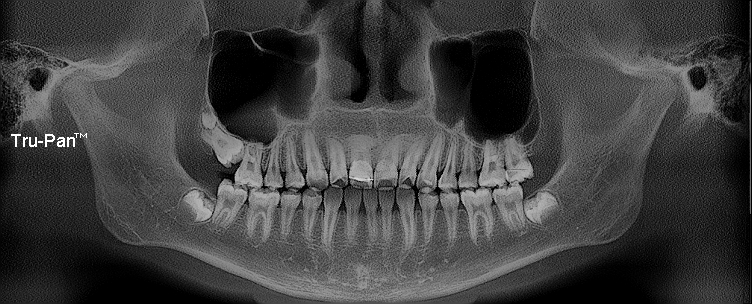
#> input picture CCA_Test/images/1024.jpg, 752 x 304 px
$ python GrayTo3.py
#> lines starting #> are read from the running program, lines starting #| are printed output that depends on the picture
# -*- coding: utf-8 -*-
import cv2
import numpy as np
import matplotlib.pyplot as plt
#读取原始图像
img = cv2.imread('images/1024.jpg')
#> img is the input picture: shape (304, 752, 3); min 0, max 255, mean 63.9
#图像灰度转换
grayImage = cv2.cvtColor(img, cv2.COLOR_BGR2GRAY)
#获取图像高度和宽度
height = grayImage.shape[0]
#> height = 304
width = grayImage.shape[1]
#> width = 752
#创建一幅图像
result = np.zeros((height, width), np.uint8)
#图像灰度反色变换 DB=255-DA
for i in range(height):
    for j in range(width):
        gray = 255 - grayImage[i,j]
        result[i,j] = np.uint8(gray)
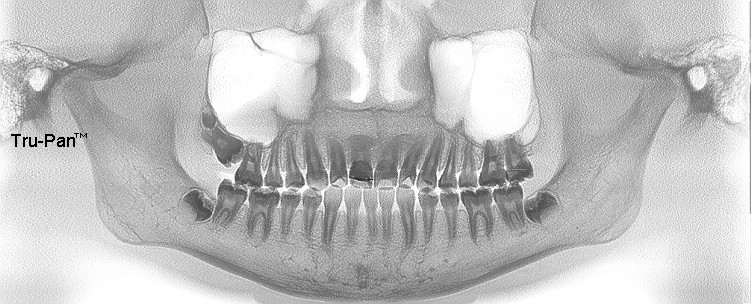
#> result: shape (304, 752); min 0, max 255, mean 191.1
#显示图像
cv2.imshow("Gray Image", grayImage)
cv2.imshow("Result", result)
#等待显示
cv2.waitKey(0)
cv2.destroyAllWindows()

$ run again, with CCA_Test/images/1027.jpg copied over CCA_Test/images/1024.jpg
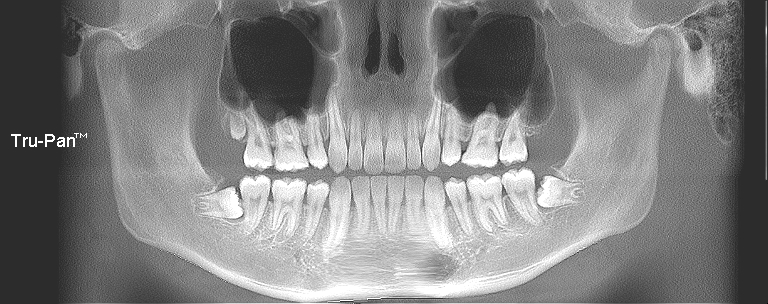
#> input picture CCA_Test/images/1027.jpg, 768 x 304 px
#> img is the input picture: shape (304, 768, 3); min 1, max 255, mean 129.5
#> after the loop `for i in range(height):`:
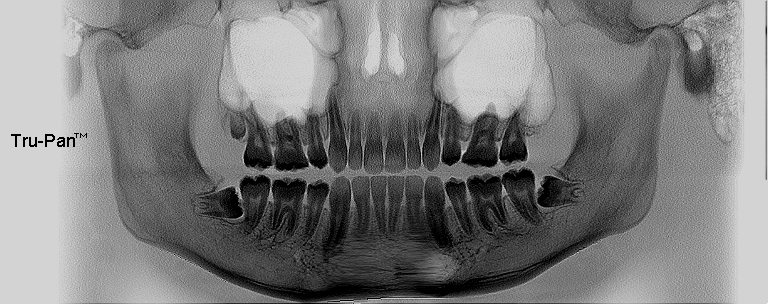
#> result: shape (304, 768); min 0, max 254, mean 125.5
